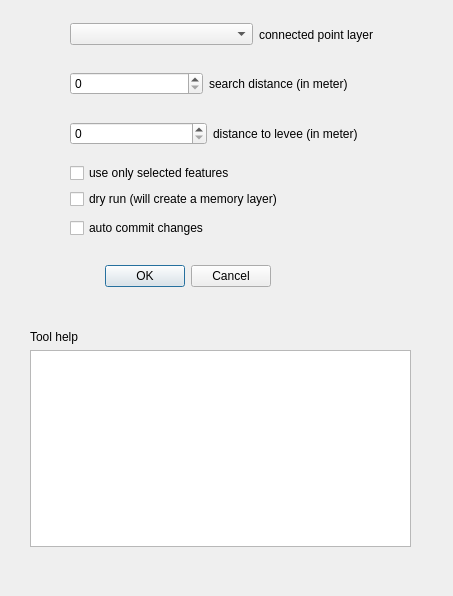
<?xml version="1.0" encoding="UTF-8"?>
<ui version="4.0">
 <class>MoveConnectedPoints</class>
 <widget class="QDialog" name="MoveConnectedPoints">
  <property name="geometry">
   <rect>
    <x>0</x>
    <y>0</y>
    <width>453</width>
    <height>596</height>
   </rect>
  </property>
  <property name="windowTitle">
   <string>Dialog</string>
  </property>
  <property name="whatsThis">
   <string>&lt;html&gt;&lt;head/&gt;&lt;body&gt;&lt;p&gt;search&lt;/p&gt;&lt;/body&gt;&lt;/html&gt;</string>
  </property>
  <widget class="QDialogButtonBox" name="buttonBox">
   <property name="geometry">
    <rect>
     <x>-70</x>
     <y>260</y>
     <width>341</width>
     <height>32</height>
    </rect>
   </property>
   <property name="orientation">
    <enum>Qt::Horizontal</enum>
   </property>
   <property name="standardButtons">
    <set>QDialogButtonBox::Cancel|QDialogButtonBox::Ok</set>
   </property>
  </widget>
  <widget class="QWidget" name="layoutWidget">
   <property name="geometry">
    <rect>
     <x>70</x>
     <y>70</y>
     <width>278</width>
     <height>27</height>
    </rect>
   </property>
   <layout class="QHBoxLayout" name="horizontalLayout">
    <item>
     <widget class="QgsSpinBox" name="spinbox_search_distance">
      <property name="toolTip">
       <string>&lt;html&gt;&lt;head/&gt;&lt;body&gt;&lt;p&gt;search distance&lt;/p&gt;&lt;/body&gt;&lt;/html&gt;</string>
      </property>
     </widget>
    </item>
    <item>
     <widget class="QLabel" name="label">
      <property name="text">
       <string>search distance (in meter)</string>
      </property>
     </widget>
    </item>
   </layout>
  </widget>
  <widget class="QWidget" name="layoutWidget">
   <property name="geometry">
    <rect>
     <x>70</x>
     <y>120</y>
     <width>288</width>
     <height>27</height>
    </rect>
   </property>
   <layout class="QHBoxLayout" name="horizontalLayout_2">
    <item>
     <widget class="QgsSpinBox" name="spinbox_levee_distace"/>
    </item>
    <item>
     <widget class="QLabel" name="label_2">
      <property name="text">
       <string>distance to levee (in meter)</string>
      </property>
     </widget>
    </item>
   </layout>
  </widget>
  <widget class="QWidget" name="">
   <property name="geometry">
    <rect>
     <x>30</x>
     <y>330</y>
     <width>381</width>
     <height>217</height>
    </rect>
   </property>
   <layout class="QVBoxLayout" name="verticalLayout_2">
    <item>
     <widget class="QLabel" name="label_3">
      <property name="text">
       <string>Tool help</string>
      </property>
     </widget>
    </item>
    <item>
     <widget class="QTextBrowser" name="help_text_browser"/>
    </item>
   </layout>
  </widget>
  <widget class="QWidget" name="">
   <property name="geometry">
    <rect>
     <x>70</x>
     <y>20</y>
     <width>371</width>
     <height>29</height>
    </rect>
   </property>
   <layout class="QHBoxLayout" name="horizontalLayout_3">
    <item>
     <widget class="QgsMapLayerComboBox" name="connected_pny_lyr_box"/>
    </item>
    <item>
     <widget class="QLabel" name="label_4">
      <property name="text">
       <string>connected point layer</string>
      </property>
     </widget>
    </item>
   </layout>
  </widget>
  <widget class="QWidget" name="">
   <property name="geometry">
    <rect>
     <x>70</x>
     <y>160</y>
     <width>269</width>
     <height>82</height>
    </rect>
   </property>
   <layout class="QVBoxLayout" name="verticalLayout_3">
    <item>
     <layout class="QVBoxLayout" name="verticalLayout">
      <item>
       <widget class="QCheckBox" name="checkBox_feat">
        <property name="text">
         <string>use only selected features</string>
        </property>
       </widget>
      </item>
      <item>
       <widget class="QCheckBox" name="checkBox_dry_run">
        <property name="text">
         <string>dry run (will create a memory layer)</string>
        </property>
       </widget>
      </item>
     </layout>
    </item>
    <item>
     <widget class="QCheckBox" name="checkBox_auto_commit">
      <property name="text">
       <string>auto commit changes</string>
      </property>
     </widget>
    </item>
   </layout>
  </widget>
 </widget>
 <customwidgets>
  <customwidget>
   <class>QgsMapLayerComboBox</class>
   <extends>QComboBox</extends>
   <header>qgis.gui</header>
  </customwidget>
  <customwidget>
   <class>QgsSpinBox</class>
   <extends>QSpinBox</extends>
   <header>qgis.gui</header>
  </customwidget>
 </customwidgets>
 <resources/>
 <connections>
  <connection>
   <sender>buttonBox</sender>
   <signal>accepted()</signal>
   <receiver>MoveConnectedPoints</receiver>
   <slot>accept()</slot>
   <hints>
    <hint type="sourcelabel">
     <x>248</x>
     <y>254</y>
    </hint>
    <hint type="destinationlabel">
     <x>157</x>
     <y>274</y>
    </hint>
   </hints>
  </connection>
  <connection>
   <sender>buttonBox</sender>
   <signal>rejected()</signal>
   <receiver>MoveConnectedPoints</receiver>
   <slot>reject()</slot>
   <hints>
    <hint type="sourcelabel">
     <x>316</x>
     <y>260</y>
    </hint>
    <hint type="destinationlabel">
     <x>286</x>
     <y>274</y>
    </hint>
   </hints>
  </connection>
 </connections>
</ui>
